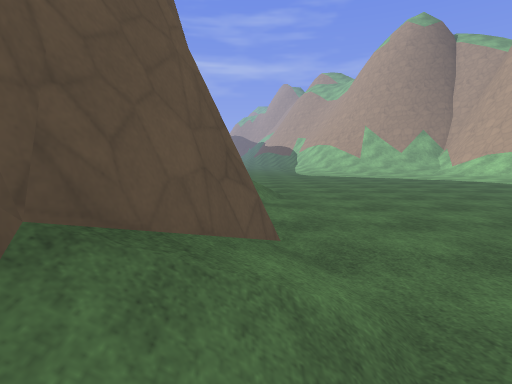
[1] (above)

24 first-person views from a walk through a Godot game level. The camera is 1.4 m above the floor, tilts 6° down and sees 80° across. The floor is counted in squares, 2 m on a side. Each view is taken from the middle of a square. On the plan, view 1 faces up. The plan holds only what a view shows up to about 10 squares ahead; the rest is blank. The place goes on beyond the plan. Surface patterns are stand-ins for the level's own textures.

[2]
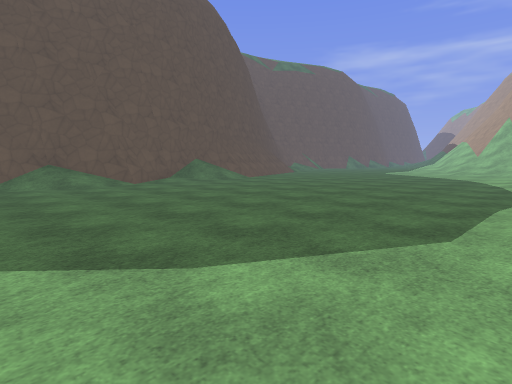

[3]
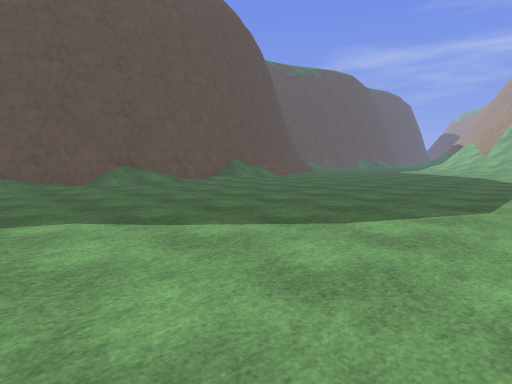

[4]
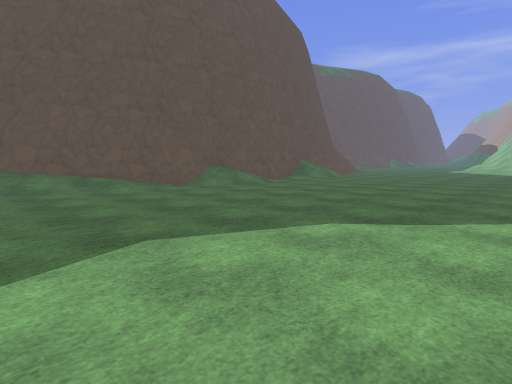

[5]
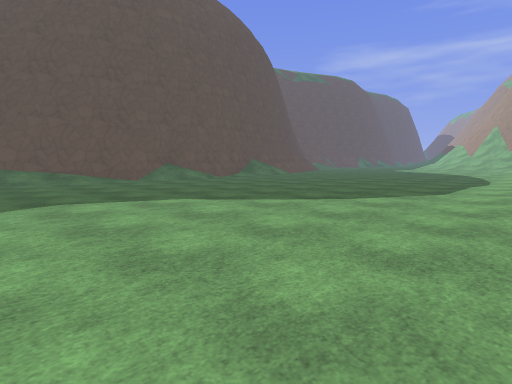

[6]
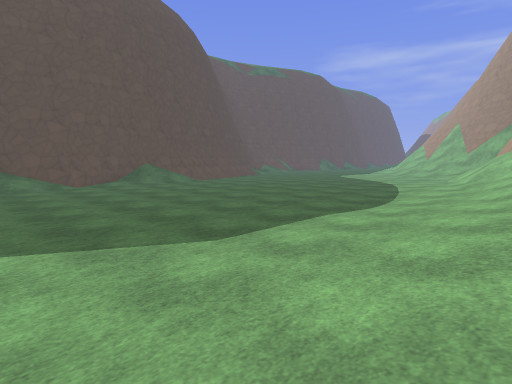

[7]
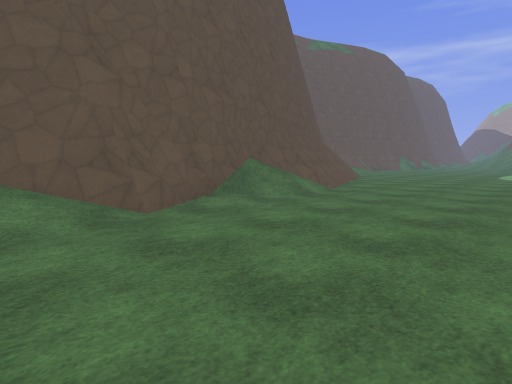

[8]
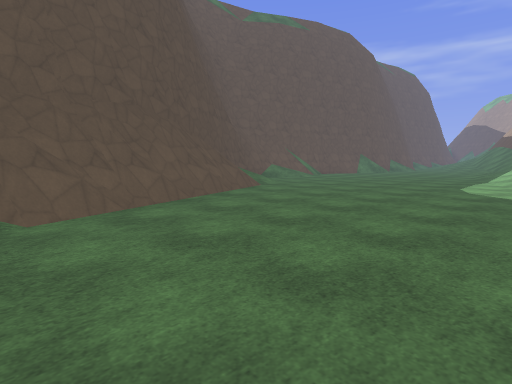

[9]
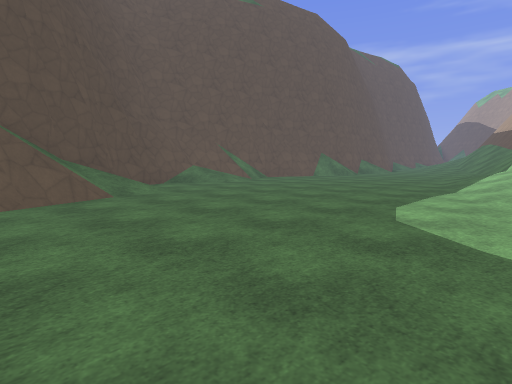

[10]
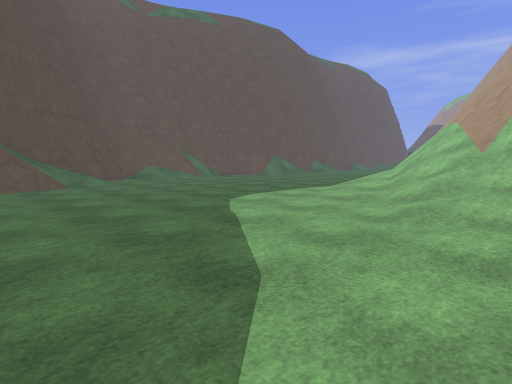

[11]
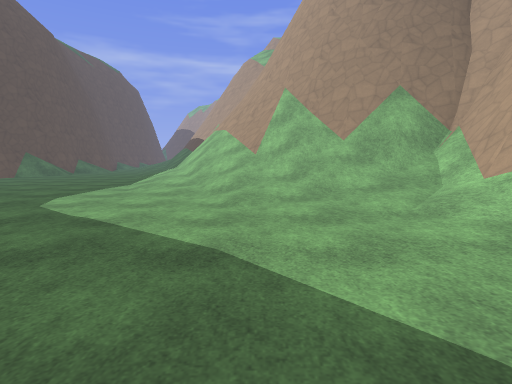

[12]
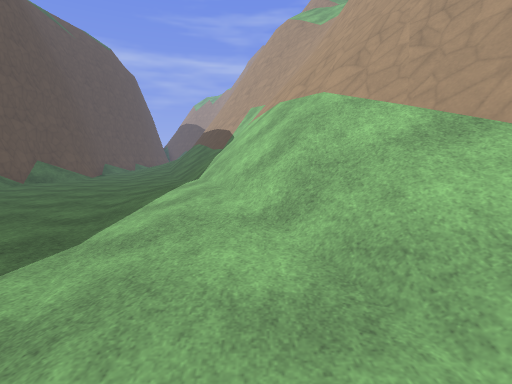

[13]
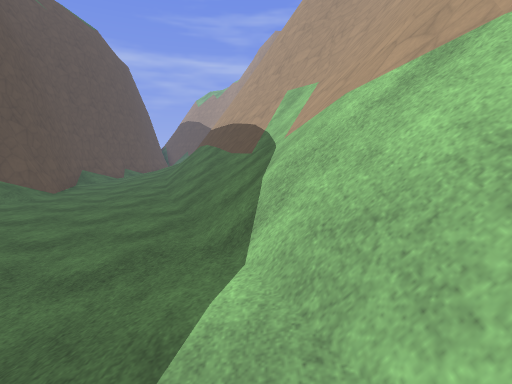

[14]
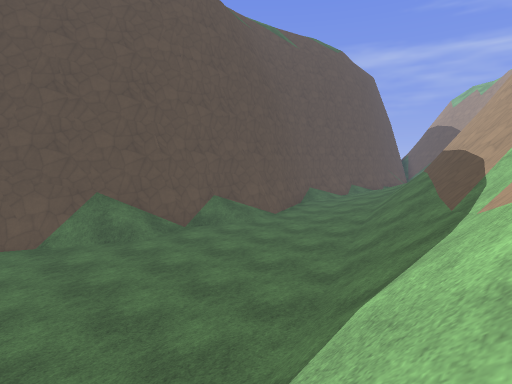

[15]
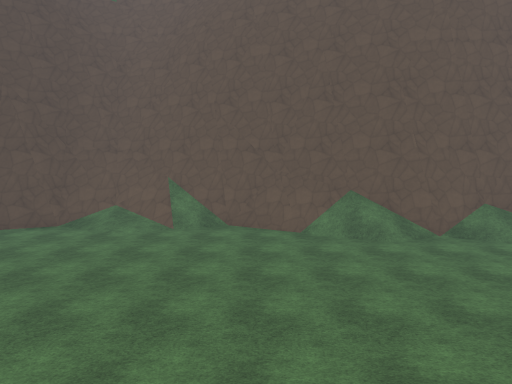

[16]
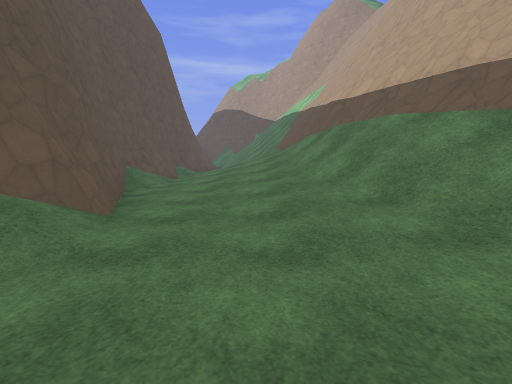

[17]
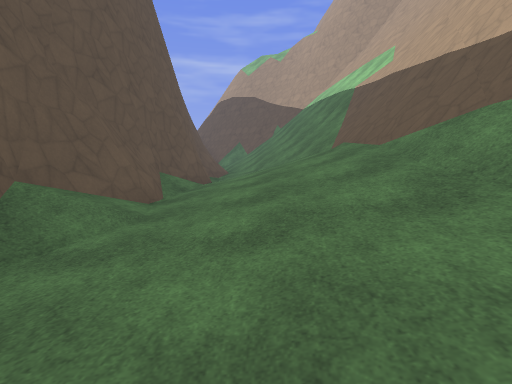

[18]
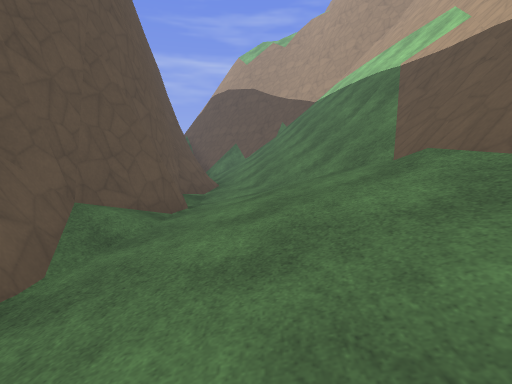

[19]
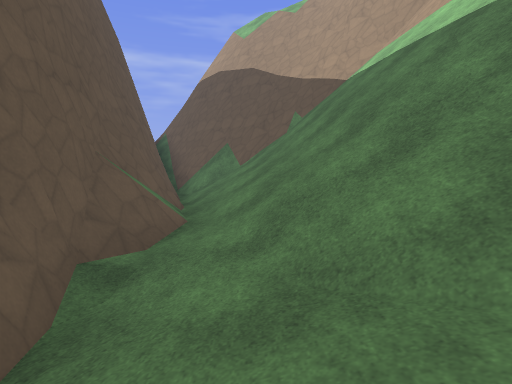

[20]
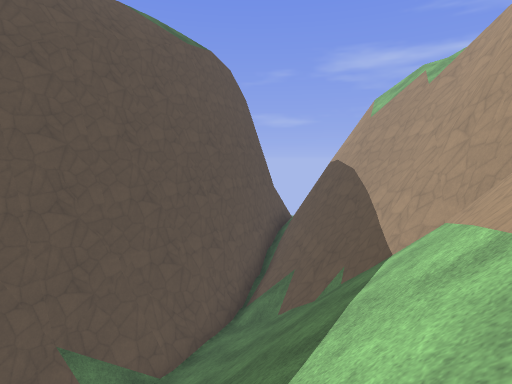

[21]
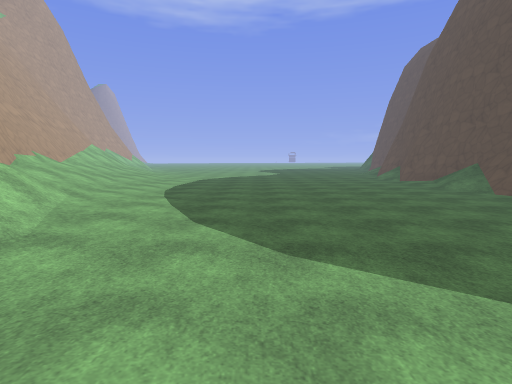

[22]
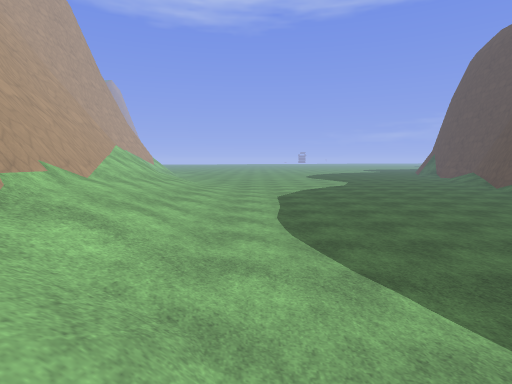

[23]
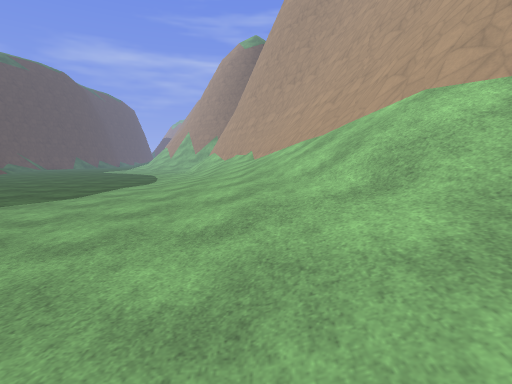

[24]
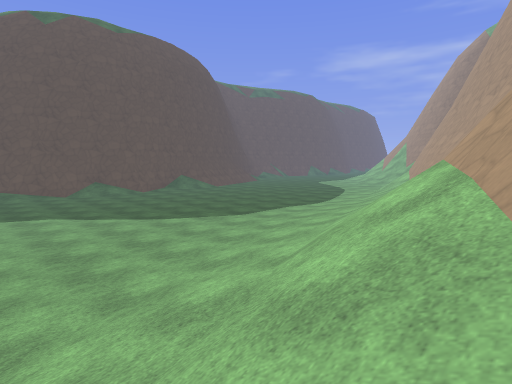

### Floor plan
Key: @ floor where view 1 was taken; # wall or solid block; . main floor; : floor 0.25 m higher than the main floor; + floor 0.5 m higher than the main floor; * floor 0.75 m higher than the main floor; / step, stairs or slope; = window, fence, low wall or low ledge; ^ raised ledge.
Columns run from 5 left of view 1 to 15 right of it. Each row starts with its distance up from view 1.
 47  ###
 46  #/####
 45  #/=/###
 44  #/////#
 43  #/////#
 42  #/////##
 41  #//////#
 40  #+/////#
 39  #:///###
 38  #+///##
 37  #+//##
 36  #+*/##
 35  #+//##
 34 ##:+/##
 33 #/.///#
 32 ##.///##
 31  #..+//#
 30  #..+//#
 29  #/..+/#^^
 28  #/..://#=^
 27  #/...//#=^
 26  #/...://=^
 25  #/....//^
 24  #/....//^^
 23 ##.....:/=^
 22 ##.....://^
 21 #......///#^
 20 #.......///^#
 19 #/......///=##
 18 #/.......+/=/###
 17 #/......../////#
 16 #........./////#
 15 #..........:///#
 14 ##/..........:/#
 13  #//........../#
 12  ###........../#
 11   ##........../
 10    ##.........//
  9     #.........:/##
  8     #/........://#
  7     #/.........//#^
  6     #/.........+/#^
  5     #/.........+//#
  4     #/.........://#
  3     ##.........:+/#^
  2     #/.........:+//^
  1     #/..........+//#^
  0     #@..........://##
 -1     #...........:///#
 -2    ##............///#
 -3    #/............://
 -4    #/............./ /
 -5        .........

Where each view was taken, in squares from view 1:
view 1: 0 up, 0 right, facing up
view 2: 1 down, 9 right, facing up-left
view 3: 3 down, 9 right, facing up-left
view 4: 5 down, 7 right, facing up-left
view 5: 5 down, 10 right, facing up-left
view 6: 0 up, 11 right, facing up-left
view 7: 1 up, 4 right, facing up-left
view 8: 7 up, 4 right, facing up-left
view 9: 11 up, 4 right, facing up-left
view 10: 11 up, 7 right, facing up-left
view 11: 10 up, 6 right, facing up
view 12: 16 up, 4 right, facing up
view 13: 20 up, 3 right, facing up
view 14: 21 up, 4 right, facing up-left
view 15: 21 up, 4 right, facing left
view 16: 25 up, 1 left, facing up
view 17: 30 up, 2 left, facing up
view 18: 33 up, 2 left, facing up
view 19: 37 up, 2 left, facing up
view 20: 40 up, 2 right, facing up-left
view 21: 15 up, 6 right, facing down
view 22: 11 up, 9 right, facing down
view 23: 4 down, 12 right, facing up
view 24: 4 down, 15 right, facing up-left
